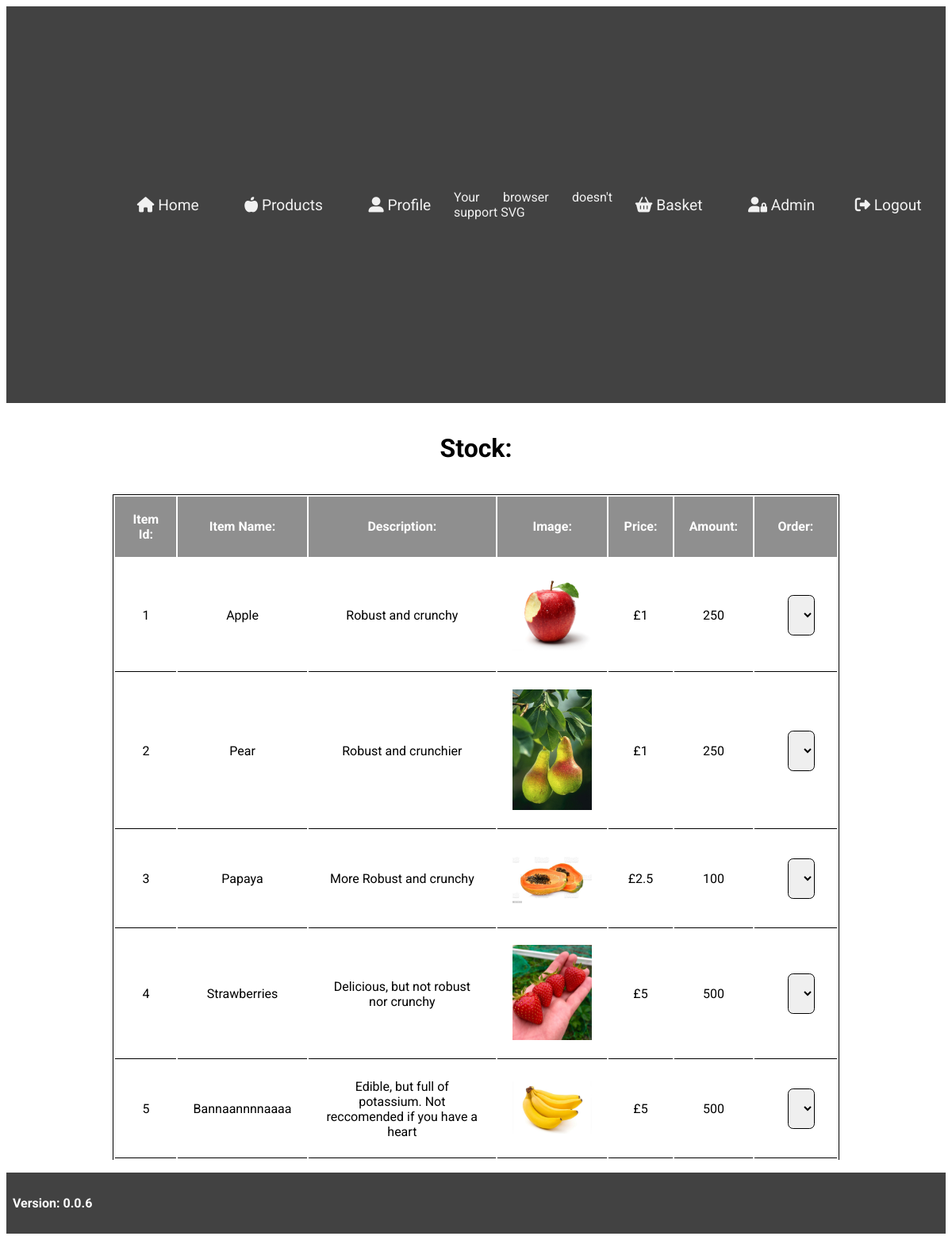
Screenshot of /stock.php (signed in) with the database file from the repository.
### tables this page shows
CREATE TABLE `products` (
  `id` int(11) NOT NULL,
  `name` varchar(255) NOT NULL,
  `description` varchar(512) NOT NULL,
  `imageRef` varchar(255) DEFAULT NULL,
  `price` int(255) NOT NULL,
  `stock` int(255) NOT NULL,
  `created` date NOT NULL DEFAULT current_timestamp()
);

### stock.php (the view)
<?php
    require './includes/header.php';
    if(!isset($_SESSION['loggedin'])){
        header('location: index.php');
    } elseif($_SESSION['usrType'] < 1 && isset($_SESSION['loggedin'])){
        header('location: home.php');
    } else{
        $sql = 'SELECT * FROM products';
 ?>
        <h1 class="header">Stock:</h1>
 <?php
        if($result = mysqli_query($conn, $sql)):
            if(mysqli_num_rows($result) > 0):
            ?>
                <table class="orders" style="margin-bottom: 1em;">
                    <thead>
                        <tr>
                            <th>Item Id:</th>
                            <th>Item Name:</th>
                            <th>Description:</th>
                            <th>Image:</th>
                            <th>Price:</th>
                            <th>Amount:</th>
                            <th>Order:</th>
                        </tr>
                    </thead>
                    <tbody>
                    <?php
                    while($row = mysqli_fetch_array($result)):
                        $price = $row['price'] / 100;
                    ?>
                            <tr>
                                <td><?php echo $row['id']; ?></td>
                                <td><?php echo $row['name']; ?></td>
                                <td><?php echo $row['description']; ?></td>
                                <td><img style="width:100px;" src="<?php echo $row['imageRef']; ?>" alt="<?php echo $row['name']; ?>"></td>
                                <td><?php echo '&pound;'.$price; ?></td>
                                <td><?php echo $row['stock']; ?></td>
                                <td>
                                <?php
                                    echo
                                        '<select style="width: 40%;" name="sort" class="sort">
                                            <option value="0">0</option>
                                            <option value="1" selected>100</option>
                                            <option value="2">200</option>
                                            <option value="3">500</option>
                                            <option value="4">1000</option>
                                        </select>';
                                ?>
                                </td>
                            </tr>
<?php
                endwhile;
                mysqli_free_result($result);?>
                </tbody>
                </table>
<?php
            else: echo "<p>No records were found.</p>";
            endif;
        else:
                echo "ERROR: Could not execute $sql. " . mysqli_error($conn);
        endif;
    }
    include './includes/footer.php';
?>

### includes/header.php (shortened to what this page needs)
<!DOCTYPE html>
<html lang="en">
<head>
    <link rel="stylesheet" href="./css/styles.css">
</head>
<body>
    <header>
            <nav>
                <a href="./home.php"><i class="fas fa-home"></i> Home</a>
                <a href="./products.php"><i class="fas fa-apple-alt"></i> Products</a>
                <a href="./profile.php"><i class="fas fa-user-alt"></i> Profile</a>
                <object data="./assets/images/logo.svg" image="image/svg" style="width: 200px" href="./home.php">
                    Your browser doesn't support SVG
                </object>
                <a href="./basket.php"><i class="fas fa-shopping-basket"></i> Basket</a>
                <?php
                    if($_SESSION['usrType'] >= 1): ?>
                        <a href="./admin.php"><i class="fas fa-user-lock"></i> Admin</a>
                <?php endif; ?>
                <a href="./logout.php" class="left"><i class="fas fa-sign-out-alt"></i> Logout</a>
            </nav>
    </header>

### includes/footer.php (shortened to what this page needs)
    <footer>
     <h4 class="verCtrl">Version: 0.0.6</h4>
    </footer>
    </body>
</html>

### css/styles.css (style rules this page uses)
* { box-sizing: border-box; font-family: 'Roboto', sans-serif; }
.header { text-align: center; margin: 1.2em 0; }
header { display: flex; align-items:center; justify-content: center; width: 100%; height: 500px; background-color: #424242; color: white; }
nav { max-width: 100vw; width: 100%; color: #f1f1f1; display: flex; flex-wrap: wrap; text-align: justify; justify-content: center; align-items: center; padding: .3em; }
nav a { padding: .5em; margin-right: 1em; margin-left: 1em; display: inline-block; text-decoration: none; color: #f1f1f1; font-size: 1.2em; }
nav .left { position: absolute; right: 0; margin: 0 1.5em 0 0; }
.sort { width: calc(10% - 2.4em); margin: 0 auto; overflow: auto; margin: 1.2em .1em 1.2em 1.2em; border: 1px solid; border-radius: .5em; padding: 1.2em; }
.sort option { width: calc(10% - 2.4em); font-size: 1.2em; }
.orders { width: calc(80% - 2em); max-width: 100%; margin: 0 auto; border: 1px solid; border-bottom: none; }
.orders thead { padding: 2em; width: 100%; background-color: #8F8F8F; color: white; }
.orders tbody { text-align: center; }
.orders th, .orders td { padding: 1.2em; }
.orders td { border-bottom: 1px solid; }
footer { display: flex; align-items:flex-end; width: 100%; background-color: #424242; color: white; padding: .5em; }
.verCtrl { text-align: right; }

### rows the page displays
products: id "1", name "Apple", description "Robust and crunchy", imageRef (picture), price "1", stock "250"
products: id "2", name "Pear", description "Robust and crunchier", imageRef (picture), price "1", stock "250"
products: id "3", name "Papaya", description "More Robust and crunchy", imageRef (picture), price "2.5", stock "100"
products: id "4", name "Strawberries", description "Delicious, but not robust nor crunchy", imageRef (picture), price "5", stock "500"
products: id "5", name "Bannaannnnaaaa", description "Edible, but full of potassium. Not reccomended if you have a heart", imageRef (picture), price "5", stock "500"
